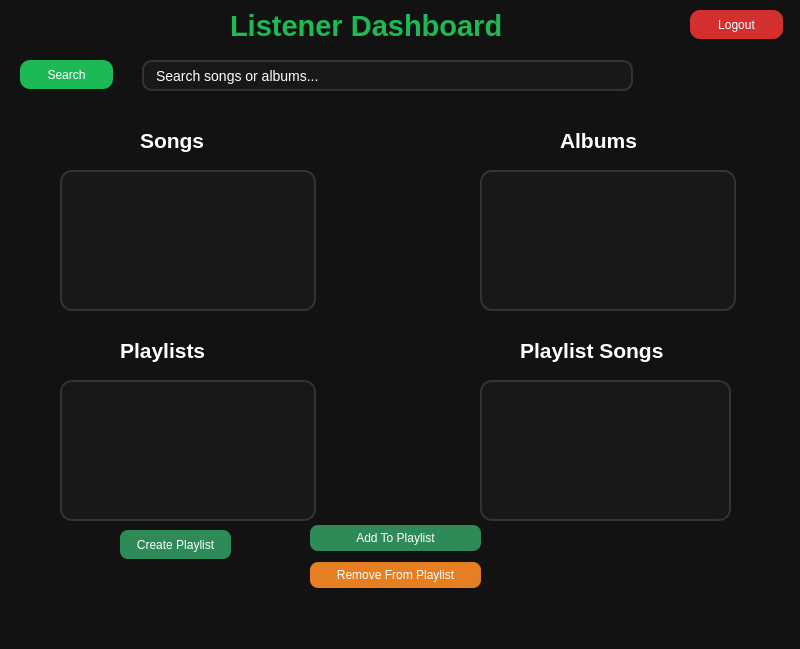
<?xml version="1.0" encoding="UTF-8"?>
<ui version="4.0">
 <class>ListenerDashboard</class>
 <widget class="QMainWindow" name="ListenerDashboard">
  <property name="geometry">
   <rect>
    <x>0</x>
    <y>0</y>
    <width>800</width>
    <height>649</height>
   </rect>
  </property>
  <property name="windowTitle">
   <string>MainWindow</string>
  </property>
  <property name="styleSheet">
   <string notr="true">QWidget
{
background-color:#121212;
}
</string>
  </property>
  <widget class="QWidget" name="centralwidget">
   <widget class="QLabel" name="label">
    <property name="geometry">
     <rect>
      <x>230</x>
      <y>0</y>
      <width>341</width>
      <height>51</height>
     </rect>
    </property>
    <property name="font">
     <font>
      <pointsize>22</pointsize>
      <bold>true</bold>
     </font>
    </property>
    <property name="styleSheet">
     <string notr="true">color:#1DB954</string>
    </property>
    <property name="text">
     <string>Listener Dashboard</string>
    </property>
   </widget>
   <widget class="QLineEdit" name="searchEdit">
    <property name="geometry">
     <rect>
      <x>142</x>
      <y>60</y>
      <width>491</width>
      <height>31</height>
     </rect>
    </property>
    <property name="styleSheet">
     <string notr="true">QLineEdit
{
background:#181818;
color:white;
border:2px solid #333333;
border-radius:10px;
padding-left:10px;
font-size:14px;
}
</string>
    </property>
    <property name="text">
     <string>Search songs or albums...</string>
    </property>
   </widget>
   <widget class="QPushButton" name="searchButton">
    <property name="geometry">
     <rect>
      <x>20</x>
      <y>60</y>
      <width>93</width>
      <height>29</height>
     </rect>
    </property>
    <property name="styleSheet">
     <string notr="true">QPushButton
{
background:#1DB954;
color:white;
border-radius:10px;
}
QPushButton:hover
{
background:#26d665;
}</string>
    </property>
    <property name="text">
     <string>Search</string>
    </property>
   </widget>
   <widget class="QLabel" name="songLabel">
    <property name="geometry">
     <rect>
      <x>140</x>
      <y>120</y>
      <width>81</width>
      <height>41</height>
     </rect>
    </property>
    <property name="font">
     <font>
      <pointsize>16</pointsize>
      <bold>true</bold>
     </font>
    </property>
    <property name="styleSheet">
     <string notr="true">color:white;</string>
    </property>
    <property name="text">
     <string>Songs</string>
    </property>
   </widget>
   <widget class="QLabel" name="albumsLabel">
    <property name="geometry">
     <rect>
      <x>560</x>
      <y>120</y>
      <width>101</width>
      <height>41</height>
     </rect>
    </property>
    <property name="font">
     <font>
      <pointsize>16</pointsize>
      <bold>true</bold>
     </font>
    </property>
    <property name="styleSheet">
     <string notr="true">color:white;</string>
    </property>
    <property name="text">
     <string>Albums</string>
    </property>
   </widget>
   <widget class="QLabel" name="playlistsLabel">
    <property name="geometry">
     <rect>
      <x>120</x>
      <y>330</y>
      <width>111</width>
      <height>41</height>
     </rect>
    </property>
    <property name="font">
     <font>
      <pointsize>16</pointsize>
      <bold>true</bold>
     </font>
    </property>
    <property name="styleSheet">
     <string notr="true">color:white;</string>
    </property>
    <property name="text">
     <string>Playlists</string>
    </property>
   </widget>
   <widget class="QListWidget" name="songsList">
    <property name="geometry">
     <rect>
      <x>60</x>
      <y>170</y>
      <width>256</width>
      <height>141</height>
     </rect>
    </property>
    <property name="styleSheet">
     <string notr="true">QListWidget
{
background:#181818;
color:white;
border:2px solid #333333;
border-radius:12px;
font-size:14px;
}
QListWidget::item
{
padding:10px;
}
QListWidget::item:selected
{
background:#1DB954;
color:white;
}</string>
    </property>
   </widget>
   <widget class="QListWidget" name="albumsList">
    <property name="geometry">
     <rect>
      <x>480</x>
      <y>170</y>
      <width>256</width>
      <height>141</height>
     </rect>
    </property>
    <property name="styleSheet">
     <string notr="true">QListWidget
{
background:#181818;
color:white;
border:2px solid #333333;
border-radius:12px;
font-size:14px;
}
QListWidget::item
{
padding:10px;
}
QListWidget::item:selected
{
background:#1DB954;
color:white;
}</string>
    </property>
   </widget>
   <widget class="QListWidget" name="playlistsList">
    <property name="geometry">
     <rect>
      <x>60</x>
      <y>380</y>
      <width>256</width>
      <height>141</height>
     </rect>
    </property>
    <property name="styleSheet">
     <string notr="true">QListWidget
{
background:#181818;
color:white;
border:2px solid #333333;
border-radius:12px;
font-size:14px;
}
QListWidget::item
{
padding:10px;
}
QListWidget::item:selected
{
background:#1DB954;
color:white;
}</string>
    </property>
   </widget>
   <widget class="QPushButton" name="logoutButton">
    <property name="geometry">
     <rect>
      <x>690</x>
      <y>10</y>
      <width>93</width>
      <height>29</height>
     </rect>
    </property>
    <property name="styleSheet">
     <string notr="true">QPushButton
{
background:#D32F2F;
color:white;
border-radius:10px;

}
QPushButton:hover
{
background:#F44336;
}</string>
    </property>
    <property name="text">
     <string>Logout</string>
    </property>
   </widget>
   <widget class="QLabel" name="playlistSongsLabel">
    <property name="geometry">
     <rect>
      <x>520</x>
      <y>330</y>
      <width>181</width>
      <height>41</height>
     </rect>
    </property>
    <property name="font">
     <font>
      <pointsize>16</pointsize>
      <bold>true</bold>
     </font>
    </property>
    <property name="styleSheet">
     <string notr="true">color:white;</string>
    </property>
    <property name="text">
     <string>Playlist Songs</string>
    </property>
   </widget>
   <widget class="QListWidget" name="playlistSongsList">
    <property name="geometry">
     <rect>
      <x>480</x>
      <y>380</y>
      <width>251</width>
      <height>141</height>
     </rect>
    </property>
    <property name="styleSheet">
     <string notr="true">QListWidget
{
background:#181818;
color:white;
border:2px solid #333333;
border-radius:12px;
font-size:14px;
}
QListWidget::item
{
padding:10px;
}
QListWidget::item:selected
{
background:#1DB954;
color:white;
}</string>
    </property>
   </widget>
   <widget class="QWidget" name="layoutWidget">
    <property name="geometry">
     <rect>
      <x>310</x>
      <y>520</y>
      <width>171</width>
      <height>73</height>
     </rect>
    </property>
    <layout class="QVBoxLayout" name="verticalLayout">
     <item>
      <widget class="QPushButton" name="addToPlaylistButton">
       <property name="styleSheet">
        <string notr="true">background:#2E8B57;
color:white;
border-radius:8px;
padding:6px;</string>
       </property>
       <property name="text">
        <string>Add To Playlist</string>
       </property>
      </widget>
     </item>
     <item>
      <widget class="QPushButton" name="removeFromPlaylistButton">
       <property name="styleSheet">
        <string notr="true">background:#E67E22;
color:white;
border-radius:8px;
padding:6px;</string>
       </property>
       <property name="text">
        <string>Remove From Playlist</string>
       </property>
      </widget>
     </item>
    </layout>
   </widget>
   <widget class="QPushButton" name="createPlaylistButton">
    <property name="geometry">
     <rect>
      <x>120</x>
      <y>530</y>
      <width>111</width>
      <height>29</height>
     </rect>
    </property>
    <property name="styleSheet">
     <string notr="true">background:#2E8B57;
color:white;
border-radius:8px;
padding:6px;</string>
    </property>
    <property name="text">
     <string>Create Playlist</string>
    </property>
   </widget>
  </widget>
  <widget class="QMenuBar" name="menubar">
   <property name="geometry">
    <rect>
     <x>0</x>
     <y>0</y>
     <width>800</width>
     <height>26</height>
    </rect>
   </property>
  </widget>
  <widget class="QStatusBar" name="statusbar"/>
 </widget>
 <resources/>
 <connections/>
</ui>
